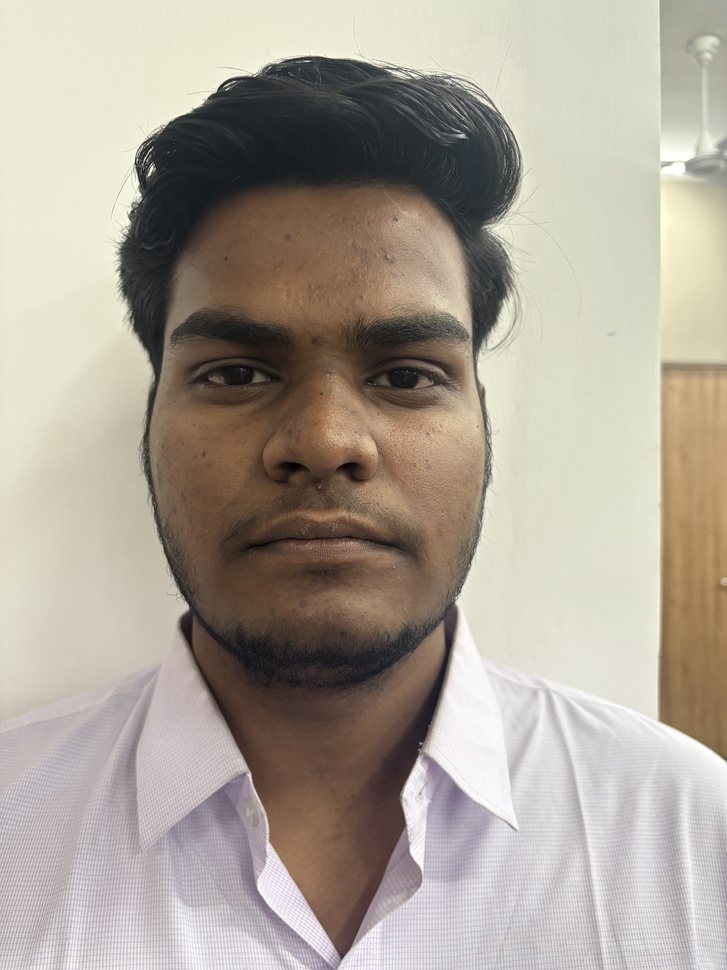
#> input picture data/student_images/Ansh/IMG_2521.jpg, 727 x 970 px, shrunk from 4284 x 5712 before the run; the run also reads 1 picture not shown here
$ python working_ultra_system.py   (older library calls are emulated)
#> lines starting #> are read from the running program, lines starting #| are printed output that depends on the picture
#> in build_stable_reference_database, img is the input picture: shape (970, 727, 3); mean B, G, R 151.3, 163, 171.8
### core/stable_face_recognition.py
#!/usr/bin/env python3
"""
Stable Face Recognition System
Compressed, optimized, and reliable face recognition
"""

import os
import cv2
import numpy as np
import pickle
import json
import csv
import time
from datetime import datetime
from collections import defaultdict
import warnings
warnings.filterwarnings('ignore')

ROOT = os.path.abspath(os.path.dirname(os.path.dirname(__file__)))
DATA_DIR = os.path.join(ROOT, "data")
STUDENT_IMAGES = os.path.join(DATA_DIR, "student_images")
ENCODINGS_FILE = os.path.join(DATA_DIR, "face_encodings.pkl")
REPORTS_DIR = os.path.join(ROOT, "reports")

class StableFaceRecognition:
    def __init__(self):
        # Initialize face detectors
        self.face_cascade = cv2.CascadeClassifier(cv2.data.haarcascades + 'haarcascade_frontalface_default.xml')
        self.face_alt_cascade = cv2.CascadeClassifier(cv2.data.haarcascades + 'haarcascade_frontalface_alt.xml')

        # Recognition parameters
        self.reference_database = {}
        self.attendance_data = {}
        self.recognition_stats = defaultdict(int)
        self.recognition_cooldown = 1.5
        self.similarity_threshold = 0.6

    def extract_stable_features(self, face_img):
        """Extract stable and reliable face features"""
        try:
            # Preprocess face
            face_resized = cv2.resize(face_img, (100, 100))
            gray = cv2.cvtColor(face_resized, cv2.COLOR_BGR2GRAY)

            # Apply histogram equalization
            gray_eq = cv2.equalizeHist(gray)

            features = {}

            # 1. Color histogram features (stable)
            hist_b = cv2.calcHist([face_resized], [0], None, [16], [0, 256])
            hist_g = cv2.calcHist([face_resized], [1], None, [16], [0, 256])
            hist_r = cv2.calcHist([face_resized], [2], None, [16], [0, 256])

            hist_b = cv2.normalize(hist_b, hist_b).flatten()
            hist_g = cv2.normalize(hist_g, hist_g).flatten()
            hist_r = cv2.normalize(hist_r, hist_r).flatten()

            features['histogram'] = np.concatenate([hist_b, hist_g, hist_r])

            # 2. Statistical features (stable)
            features['statistical'] = np.array([
                np.mean(gray_eq), np.std(gray_eq), np.var(gray_eq),
                np.min(gray_eq), np.max(gray_eq), np.median(gray_eq)
            ])

            # 3. Simple LBP features (stable)
            height, width = gray_eq.shape
            lbp = np.zeros((height-2, width-2), dtype=np.uint8)

            for i in range(1, height-1):
                for j in range(1, width-1):
                    center = gray_eq[i, j]
                    code = 0
                    neighbors = [
                        gray_eq[i-1, j-1], gray_eq[i-1, j], gray_eq[i-1, j+1],
                        gray_eq[i, j+1], gray_eq[i+1, j+1], gray_eq[i+1, j],
                        gray_eq[i+1, j-1], gray_eq[i, j-1]
                    ]
                    for k, neighbor in enumerate(neighbors):
                        if neighbor >= center:
                            code |= (1 << k)
                    lbp[i-1, j-1] = code

            lbp_hist, _ = np.histogram(lbp.ravel(), bins=32, range=(0, 256))
            lbp_hist = lbp_hist.astype(float)
            lbp_hist /= (lbp_hist.sum() + 1e-7)
            features['lbp'] = lbp_hist

            return features

        except Exception as e:
            print(f"Error extracting stable features: {e}")
            return None

    def calculate_stable_similarity(self, features1, features2):
        """Calculate stable similarity between features"""
        if features1 is None or features2 is None:
            return 0

        similarities = []

        # Compare each feature type
        for feature_type in ['histogram', 'statistical', 'lbp']:
            if feature_type in features1 and feature_type in features2:
                f1 = features1[feature_type]
                f2 = features2[feature_type]

                # Ensure same length
                min_len = min(len(f1), len(f2))
                f1_trimmed = f1[:min_len]
                f2_trimmed = f2[:min_len]

                if len(f1_trimmed) > 0:
                    # Correlation similarity
                    if len(f1_trimmed) > 1:
                        correlation = np.corrcoef(f1_trimmed, f2_trimmed)[0, 1]
                        if np.isnan(correlation):
                            correlation = 0
                    else:
                        correlation = 0

                    # Cosine similarity
                    dot_product = np.dot(f1_trimmed, f2_trimmed)
                    norm1 = np.linalg.norm(f1_trimmed)
                    norm2 = np.linalg.norm(f2_trimmed)
                    cosine_sim = dot_product / (norm1 * norm2) if norm1 > 0 and norm2 > 0 else 0

                    # Combined similarity
                    feature_similarity = 0.6 * correlation + 0.4 * cosine_sim
                    similarities.append(max(0, min(1, feature_similarity)))

        if similarities:
            return np.mean(similarities)

        return 0

    def detect_faces_stable(self, frame):
        """Stable face detection with multiple cascades"""
        try:
            gray = cv2.cvtColor(frame, cv2.COLOR_BGR2GRAY)
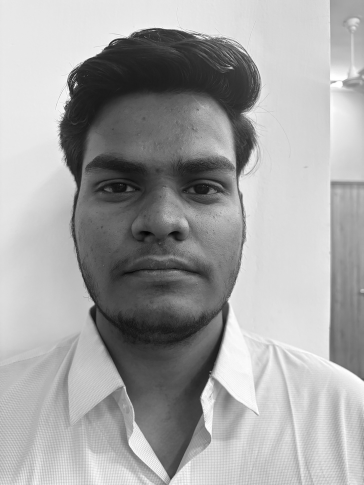
#> gray: shape (970, 727) (shown at 1/2 size); min 1, max 255, mean 164.3
            gray_eq = cv2.equalizeHist(gray)
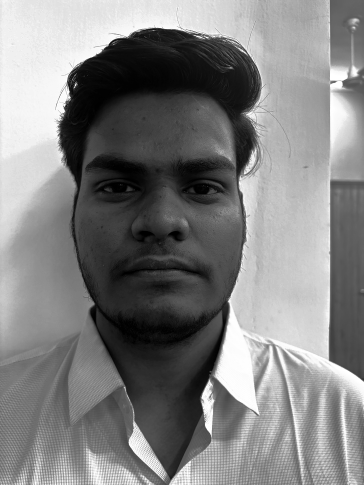
#> gray_eq: shape (970, 727) (shown at 1/2 size); min 0, max 255, mean 128.5

            # Use multiple cascades
            faces1 = self.face_cascade.detectMultiScale(gray_eq, 1.1, 5, minSize=(40, 40))
#> faces1 = [[512, 753, 65, 65], [110, 204, 419, 419]]
            faces2 = self.face_alt_cascade.detectMultiScale(gray_eq, 1.1, 5, minSize=(40, 40))
#> faces2 = [[108, 202, 429, 429]]

            # Combine results
            all_faces = list(faces1) + list(faces2)
#> all_faces = [[512, 753, 65, 65], [110, 204, 419, 419], [108, 202, 429, 429]]

            # Remove duplicates
            unique_faces = []
            for face in all_faces:
                is_duplicate = False
                for unique_face in unique_faces:
                    if (abs(face[0] - unique_face[0]) < 20 and
                        abs(face[1] - unique_face[1]) < 20 and
                        abs(face[2] - unique_face[2]) < 20 and
                        abs(face[3] - unique_face[3]) < 20):
                        is_duplicate = True
                        break
                if not is_duplicate:
                    unique_faces.append(face)
#> this loop made 3 passes
#> after the loop, unique_faces = [[512, 753, 65, 65], [110, 204, 419, 419]]

            return unique_faces

        except Exception as e:
            print(f"Error in stable face detection: {e}")
            return []

    def assess_face_quality_stable(self, face_img):
        """Stable face quality assessment"""
        try:
            gray = cv2.cvtColor(face_img, cv2.COLOR_BGR2GRAY)

            # Sharpness
            sharpness = cv2.Laplacian(gray, cv2.CV_64F).var()
            sharpness_score = min(1.0, sharpness / 100)

            # Brightness
            brightness = np.mean(gray)
            brightness_score = 1.0 - abs(brightness - 128) / 128

            # Contrast
            contrast = np.std(gray)
            contrast_score = min(1.0, contrast / 80)

            # Face size
            height, width = gray.shape
            size_score = min(1.0, (height * width) / (80 * 80))

            # Combined quality
            quality = (0.3 * sharpness_score +
                      0.3 * brightness_score +
                      0.2 * contrast_score +
                      0.2 * size_score)

            return max(0, min(1, quality))

        except Exception as e:
            print(f"Error in stable quality assessment: {e}")
            return 0

    def build_stable_reference_database(self):
        """Build stable reference database"""
        print("=== Building Stable Reference Database ===")

        if not os.path.exists(STUDENT_IMAGES):
            print("❌ Student images directory not found")
            return False

        students = ['Ansh', 'Apurva']

        for student in students:
            student_path = os.path.join(STUDENT_IMAGES, student)
            if not os.path.exists(student_path):
                continue

            images = [f for f in os.listdir(student_path)
                     if f.lower().endswith(('.jpg', '.jpeg', '.png', '.bmp'))]

            print(f"📸 Processing {student} images...")

            student_features = []
            quality_scores = []

            for img_file in images:
                img_path = os.path.join(student_path, img_file)
                img = cv2.imread(img_path)
                if img is None:
                    continue

                # Detect faces
                faces = self.detect_faces_stable(img)
#> faces = [[512, 753, 65, 65], [110, 204, 419, 419]]

                for (x, y, w, h) in faces:
                    face_region = img[y:y+h, x:x+w]
                    quality = self.assess_face_quality_stable(face_region)

                    if quality > 0.3:  # Quality threshold
                        features = self.extract_stable_features(face_region)
                        if features is not None:
                            student_features.append(features)
                            quality_scores.append(quality)
#> this loop made 2 passes
#> (x, y, w, h, sharpness in assess_face_quality_stable, sharpness_score in assess_face_quality_stable, brightness in assess_face_quality_stable, brightness_score in assess_face_quality_stable) on pass 1: (512, 753, 65, 65, 104.1, 1, 213.2, 0.335)
#> pass 1, in build_stable_reference_database, `face_region = img[y:y+h, x:x+w]`:
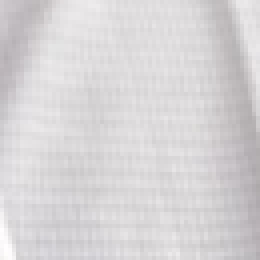
#> face_region: shape (65, 65, 3) (shown 4 times larger); mean B, G, R 213.7, 212.1, 214.5
#> after the loop, quality_scores = [0.565, 0.915]; student_features = 2 items
#> (the rest of the program and of its run is left out)
